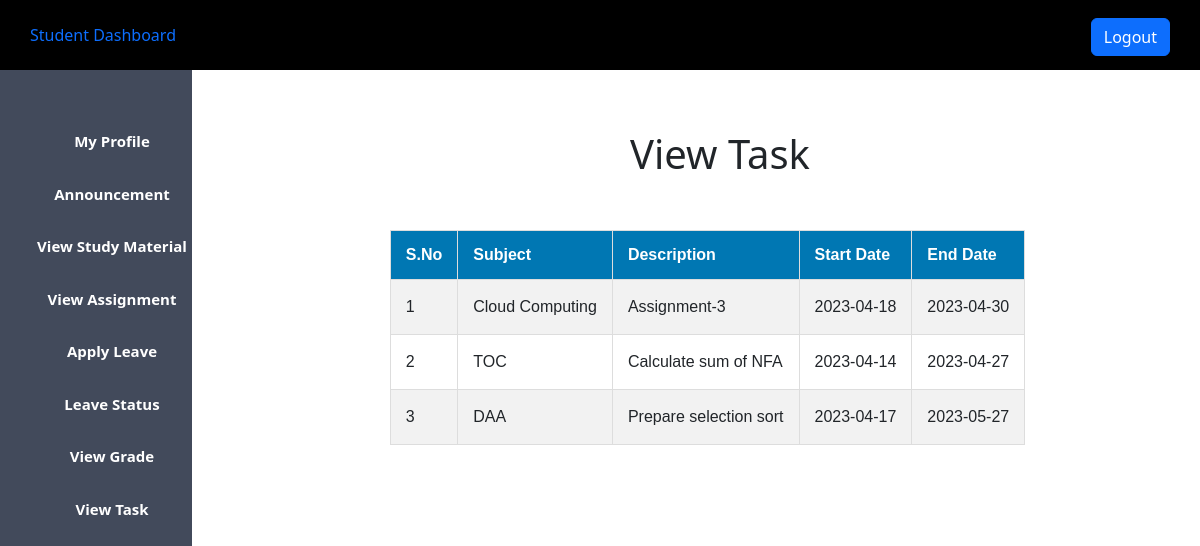
The page /student_view_task.php (signed in) on the database its author committed.
### tables this page shows
CREATE TABLE `tasks` (
  `tid` int(11) NOT NULL,
  `uid` int(12) DEFAULT NULL,
  `subject` varchar(50) DEFAULT NULL,
  `description` varchar(500) DEFAULT NULL,
  `start_date` date DEFAULT NULL,
  `end_date` date DEFAULT NULL,
  `status` varchar(100) DEFAULT NULL
);

### student_view_task.php (the view, shortened to what this page needs)
<?php
$host = "localhost";
$user = "root";
$password = "";
$db = "lms_db";
$data = mysqli_connect($host, $user, $password, $db);
$sql = "SELECT * FROM tasks";
$result = mysqli_query($data, $sql);
?>
<!DOCTYPE html>
<html lang="en">
<head>
    <?php
    include('student_css.php');
    ?>
</head>
<body>
    <?php
    include('student_sidebar.php');
    ?>
    <div class="content">
        <center>
            <h1>View Task</h1>
            <br>
            <table id="table1" border="1px">
                <tr>
                    <th class="table_th">S.No</th>
                    <th class="table_th">Subject</th>
                    <th class="table_th">Description</th>
                    <th class="table_th">Start Date</th>
                    <th class="table_th">End Date</th>
                </tr>
                <?php
                $sno = 1;
                while ($info = $result->fetch_assoc()) {
                ?>
                    <tr>
                        <td class="table_td">
                            <?php echo $sno; ?>
                        </td>
                        <td class="table_td">
                            <?php echo "{$info['subject']}"; ?>
                        </td>
                        <td class="table_td">
                            <?php echo "{$info['description']}"; ?>
                        </td>
                        <td class="table_td">
                            <?php echo "{$info['start_date']}"; ?>
                        </td>
                        <td class="table_td">
                            <?php echo "{$info['end_date']}"; ?>
                        </td>
                    </tr>
                <?php
                $sno = $sno + 1;
                }
                ?>
            </table>
        </center>
    </div>
</body>
</html>

### css/admin.css (style rules this page uses)
* { margin: 0px; padding: 0px; }
.content { margin-left: 20%; margin-top: 5%; }

### student_view_task.php (style rules this page uses)
#table1 { font-family: Arial; border-collapse: collapse; margin-top: 20px; margin-right: 25px; overflow: auto; }
#table1 td, #table1 th { border: 1px solid #ddd; padding: 15px; }
#table1 tr:nth-child(even) { background-color: #f2f2f2; }
#table1 th { padding-top: 12px; padding-bottom: 12px; text-align: left; background-color: #0077b3; color: white; }

### rows shown on the page
tasks: subject "Cloud Computing", description "Assignment-3", start_date "2023-04-18", end_date "2023-04-30"
tasks: subject "TOC", description "Calculate sum of NFA", start_date "2023-04-14", end_date "2023-04-27"
tasks: subject "DAA", description "Prepare selection sort", start_date "2023-04-17", end_date "2023-05-27"
